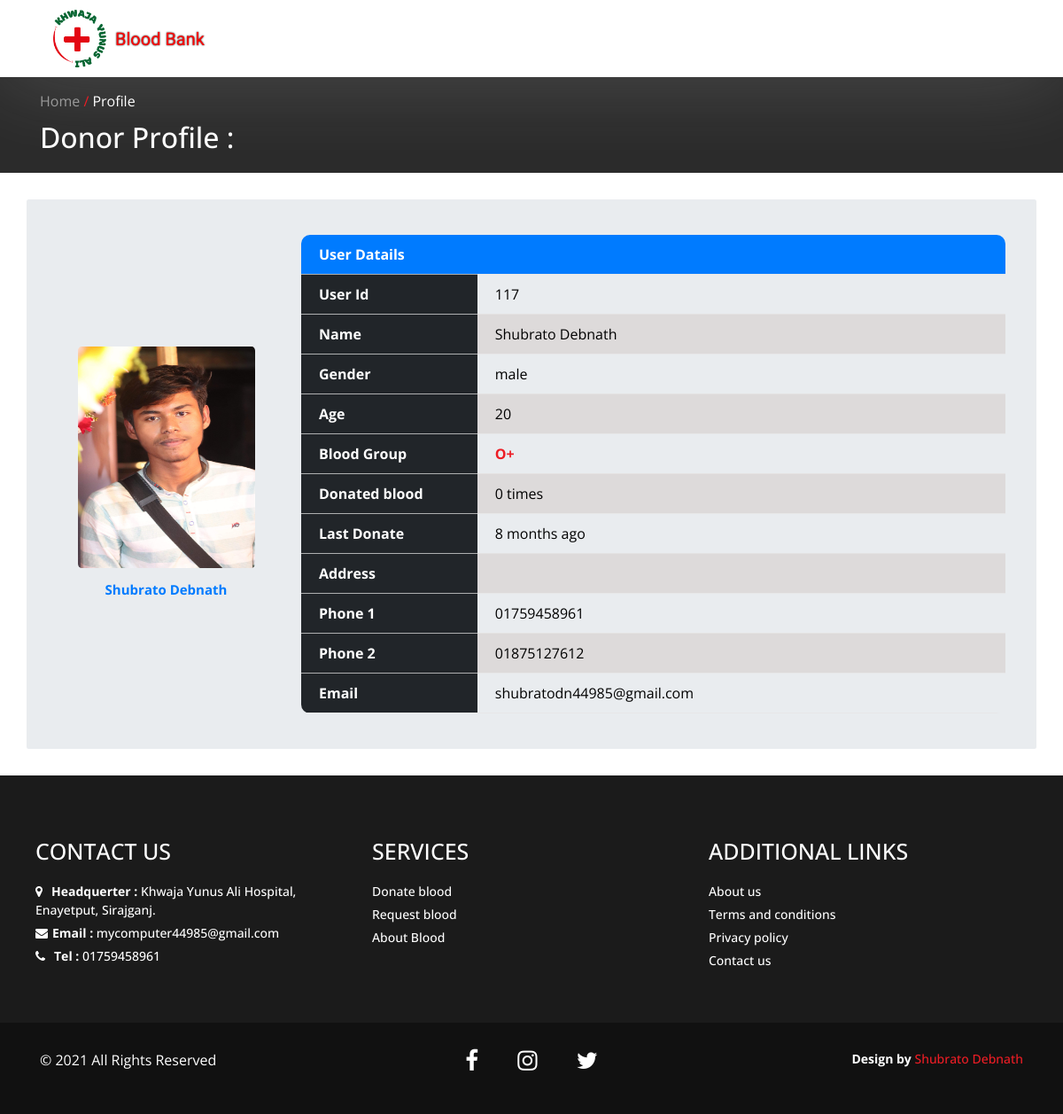
Screenshot of /profile/view_profile.php?id=117 with the database file from the repository.
### tables this page shows
CREATE TABLE `donor_info` (
  `id` int(11) NOT NULL,
  `user_type` varchar(10) NOT NULL,
  `fname` varchar(20) NOT NULL,
  `lname` varchar(20) NOT NULL,
  `full_name` varchar(100) NOT NULL,
  `email` varchar(50) NOT NULL,
  `phone1` varchar(14) NOT NULL,
  `phone2` varchar(14) NOT NULL,
  `password` varchar(200) NOT NULL,
  `confirmpass` varchar(200) NOT NULL,
  `district` varchar(50) NOT NULL,
  `upazila` varchar(50) NOT NULL,
  `gender` varchar(10) NOT NULL,
  `age` int(5) NOT NULL,
  `photo` varchar(200) NOT NULL,
  `blood_group` varchar(4) NOT NULL,
  `donated_blood` int(100) NOT NULL,
  `last_donate` varchar(20) NOT NULL,
  `donation_eligibility` varchar(15) NOT NULL,
  `token` varchar(300) NOT NULL,
  `filter_bg_class` varchar(3) NOT NULL,
  `Time_stamp` timestamp NOT NULL DEFAULT current_timestamp() ON UPDATE current_timestamp()
);

### profile/view_profile.php (the view, shortened to what this page needs)
<!DOCTYPE html>
<html lang="en">
<head>
    <?php
        include("head_profile.php");
    ?>
</head>
<body>
    <header>
        <nav class="navbar">
            <div class="container">
                <a href="../index.php" class="nav-logo col-lg-5">
                    <img src="../resources/img/logo.png" alt="logo" class="logo">
                    <div class="logo-text">
                        Blood Bank
                    </div>
                </a>
            </div>
        </nav>
        <section id="header-path">
            <div class="container py-4">
                <div class="row">
                    <div class="col-12">
                        <p class=" text-white"><a href="../index.php" class="text-white-50">Home</a> <span class=" text-red"> / </span> Profile</p>
                    </div>
                </div>
                <h1 class=" text-white page-descrip">Donor Profile : </h1>
            </div>
        </section>
    </header>
    <main>
        <?php
            $userid = $_GET['id'];
            include("../database/dbconnection.php");
            $sql = "SELECT * FROM donor_info WHERE id='$userid'";
            $result = mysqli_query($con, $sql);
            if(mysqli_num_rows($result) == 1){
            $row = mysqli_fetch_assoc($result);
        ?>
        <section id=" profile">
            <div class="container my-5">
                <div class="row jumbotron rounded">
                    <div class="col-lg-3 d-flex justify-content-center align-items-center">
                        <div class="profile-left py-5">
                            <img src="../<?php echo $row['photo']?>" alt="<?php echo $row['fname']?>" class=" profile-pic img-fluid">
                            <h4 class=" font-weight-bold text-primary text-center mt-4"><?php echo $row['fname']." ".$row['lname']?></h4>
                        </div>
                    </div>
                    <div class="col-lg-9">
                        <div id="profile-detail">
                            <table>
                                <tr><th class="table-first-row" colspan="2">User Datails</th></tr>
                                <tr>
                                    <th>User Id  </th>
                                    <td><?php echo $row['id']?></td>
                                </tr>
                                <tr>
                                    <th>Name  </th>
                                    <td><?php echo $row['fname']." ".$row['lname']?></td>
                                </tr>
                                <tr>
                                    <th>Gender  </th>
                                    <td><?php echo $row['gender']?></td>
                                </tr>
                                <tr>
                                    <th>Age  </th>
                                    <td><?php echo $row['age']?></td>
                                </tr>
                                <tr>
                                    <th>Blood Group  </th>
                                    <td><span class=" text-red font-weight-bold"><?php echo $row['blood_group']?></span></td>
                                </tr>
                                <tr>
                                    <th>Donated blood  </th>
                                    <td><?php echo $row['donated_blood']?> times</td>
                                </tr>
                                <tr>
                                    <th>Last Donate </th>
                                    <td><?php echo $row['last_donate']?> ago</td>
                                </tr>
                                <tr>
                                    <th>Address  </th>
                                    <td><?php echo $row['address']?></td>
                                </tr>
                                <tr>
                                    <th>Phone 1  </th>
                                    <td><?php echo $row['phone1']?></td>
                                </tr>
                                <tr>
                                    <th>Phone 2  </th>
                                    <td><?php echo $row['phone2']?></td>
                                </tr>
                                <tr>
                                    <th>Email  </th>
                                    <td><?php echo $row['email']?></td>
                                </tr>
                            </table>
                        </div>
                    </div>
                </div>
            </div>
        </section>
        <?php
            }else{
                header("location: ../index.php");
            };
        ?>
    </main>
    <?php
        include("../partial-template/_footer.php");
    ?>
</body>
</html>

### resources/css/style.css (style rules this page uses)
* { margin: 0; padding: 0; box-sizing: border-box; scroll-behavior: smooth; }
html { font-size: 62.5%; }
body { font-size: 1.6rem; background-color: #ffffff!important; font-family: 'Open Sans', sans-serif; }
h1,h2,h3,h4,h5,h6 { color: rgb(52,58,64); }
a { color: rgb(51, 49, 49); }
.text-red { color: #ED1D25!important; }
.navbar { border: .05rem solid transparent; border-left: none; border-right: none; z-index: 999; box-shadow: 0px 0px 10rem rgba(247, 247, 247, 0.185); background-color: rgba(0, 0, 0, 0.1); width: 100vw; padding: 1rem; position: fixed; backdrop-filter: blur(1rem); }
.nav-logo { display: flex; justify-content: flex-start; align-items: center; }
.logo { display: inline-block; width: 8rem; }
.logo-text { display: inline-block; font-size: 3rem; width: max-content; margin-left: 1rem; font-family: 'Tourney', cursive; color: white; font-weight: 500; }

### resources/css/responsive.css (style rules this page uses)
@media (max-width: 1420px) { .logo { width: 6rem; } }
@media (max-width: 1420px) { .logo-text { font-size: 2rem; } }

### resources/css/nav,title.css (style rules this page uses)
nav { background-color: rgb(255, 255, 255)!important; position: initial!important; width: 100vw; }
.logo-text { color: red; }
#header-path { background-color: #2B2B2B; }
.page-descrip { font-size: 200%; }

### resources/css/profile.css (style rules this page uses)
#profile-detail table { border-radius: 1rem; overflow: hidden; width: 100%; }
#profile-detail tr { width: 100%; border-bottom: 1px solid rgba(231, 230, 230, 0.712); }
#profile-detail th { background-color: #212529; color: white; width: 25%; padding: 1rem 2rem; }
#profile-detail td { padding: 1rem 2rem; color: black; }
.table-first-row { background-color: #007BFF!important; }
tr:nth-child(odd) td { background-color: rgb(221, 218, 218); }
.profile-pic { width:20rem; height: 25rem; border-radius: 2%; }

### rows the page displays
donor_info: photo (picture), fname "Shubrato", lname "Debnath", id "117", gender "male", age "20", blood_group "O+", donated_blood "0", last_donate "8 months", phone1 "01759458961", phone2 "01875127612", email "shubratodn44985@gmail.com"
